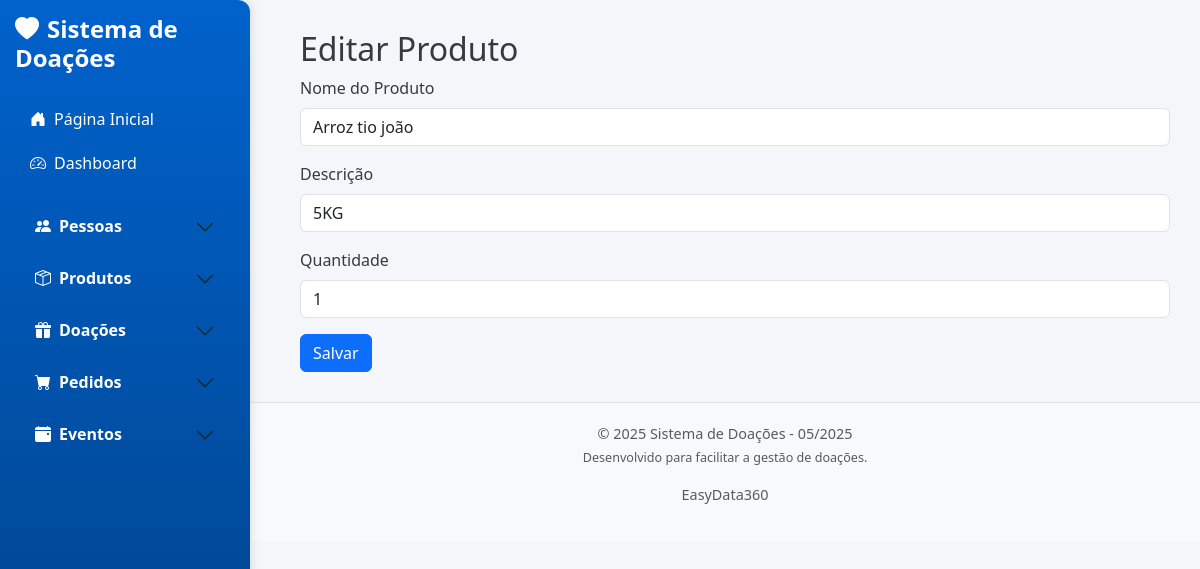
Before: /editar_produto/1 with the older database file.
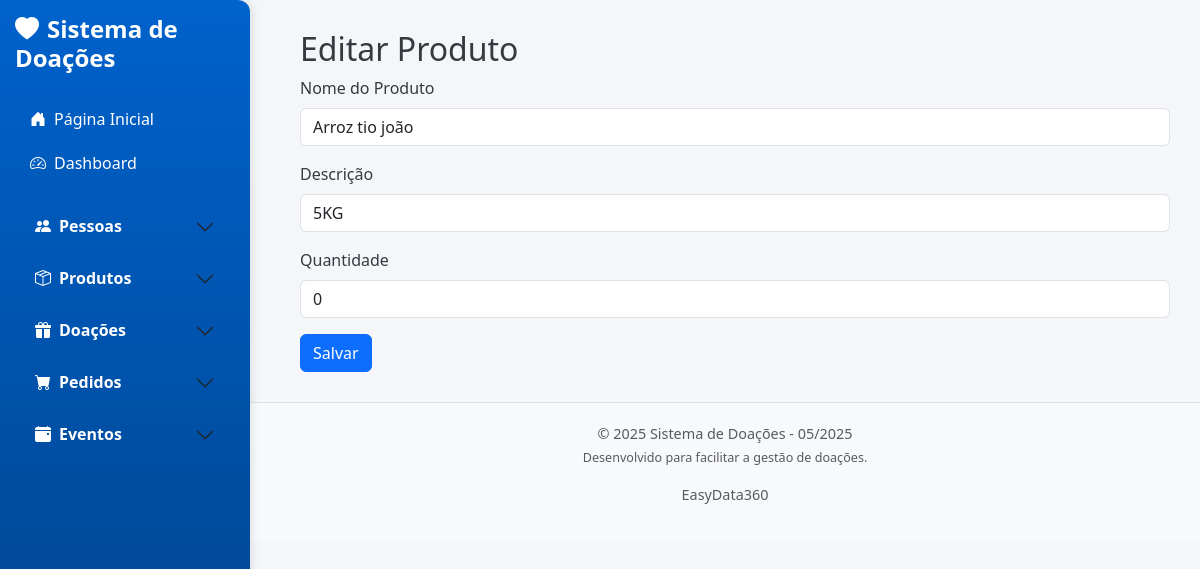
After: the same page with the newer database file.
### app/models/produto.py (models this page shows, shortened)
class Produto(db.Model):
    __tablename__ = 'produtos'
    id = db.Column(db.Integer, primary_key=True)
    nome_produto = db.Column(db.String(100), nullable=False, unique=True)  # Evita duplicação
    descricao = db.Column(db.String(255), nullable=True)
    quantidade = db.Column(db.Integer, nullable=False, default=0)
    data_entrada = db.Column(db.DateTime, nullable=False)

### app/controllers/produto_controller.py (the view, shortened to what this page needs)
def editar_produto(id):
    produto = Produto.query.get_or_404(id)
    return render_template('produtos/editar.html', produto=produto)

### app/templates/produtos/editar.html
{% extends 'base.html' %}
{% block content %}
<h2>Editar Produto</h2>
<form method="POST">
    <div class="mb-3">
        <label for="nome_produto" class="form-label">Nome do Produto</label>
        <input type="text" class="form-control" id="nome_produto" name="nome_produto" value="{{ produto.nome_produto }}" required>
    </div>
    <div class="mb-3">
        <label for="descricao" class="form-label">Descrição</label>
        <input type="text" class="form-control" id="descricao" name="descricao" value="{{ produto.descricao }}">
    </div>
    <div class="mb-3">
        <label for="quantidade" class="form-label">Quantidade</label>
        <input type="number" class="form-control" id="quantidade" name="quantidade" value="{{ produto.quantidade }}" required>
    </div>
    <button type="submit" class="btn btn-primary">Salvar</button>
</form>
{% endblock %}

Changed rows visible on the page:
changed Produto "Arroz tio joão": quantidade "1" → "0"
